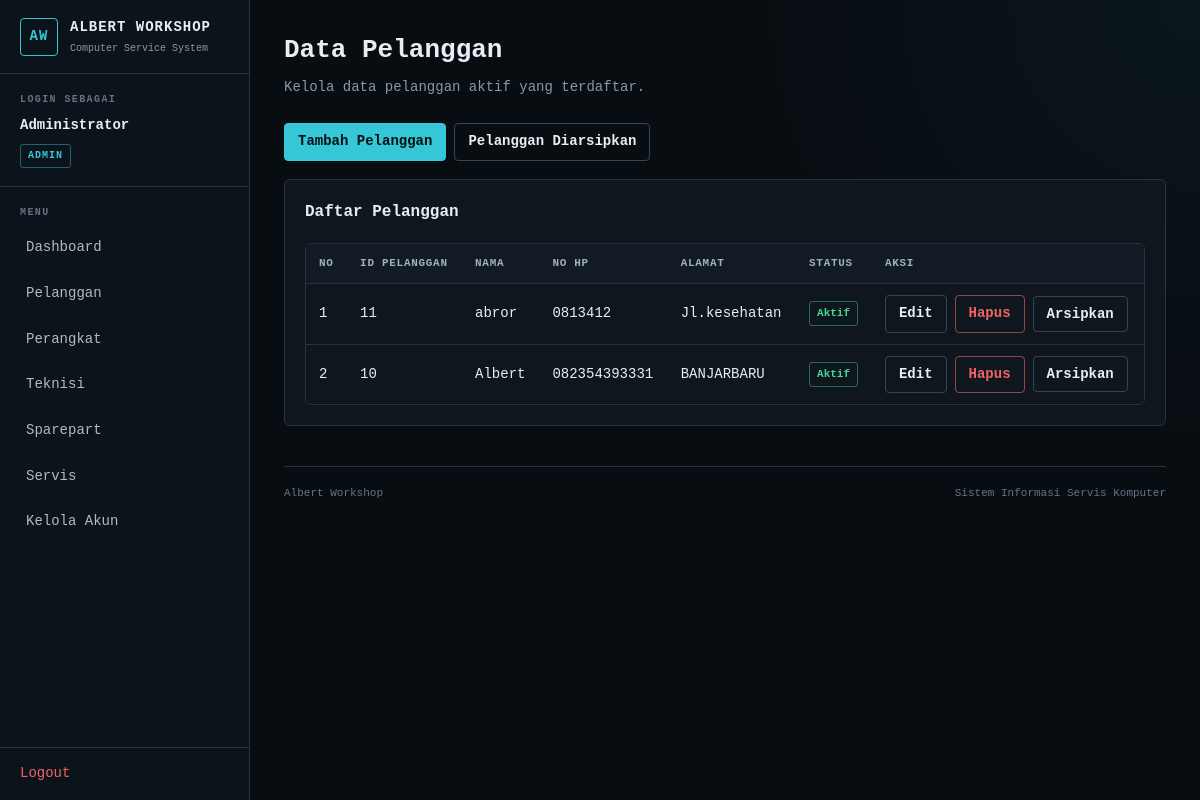
Screenshot of /pelanggan/index.php (signed in) with the database file from the repository.
### tables this page shows
CREATE TABLE `pelanggan` (
  `id_pelanggan` int NOT NULL,
  `nama` varchar(100) NOT NULL,
  `no_hp` varchar(20) NOT NULL,
  `alamat` text NOT NULL,
  `aktif` tinyint(1) NOT NULL DEFAULT '1'
);

### pelanggan/index.php (the view, shortened to what this page needs)
<?php
require '../config/koneksi.php';
$query = mysqli_query(
    $koneksi,
    "SELECT *
     FROM pelanggan
     WHERE aktif = 1
     ORDER BY id_pelanggan DESC"
);
require '../template/header.php';
require '../template/sidebar.php';
?>
<div class="page-header">
    <div>
        <h1>Data Pelanggan</h1>
        <p class="page-description">
            Kelola data pelanggan aktif yang terdaftar.
        </p>
    </div>
</div>
<div class="toolbar">
    <?php if ($_SESSION["role"] === "admin"): ?>
        <a
            href="tambah.php"
            class="btn"
        >
            Tambah Pelanggan
        </a>
        <a
            href="arsip.php"
            class="btn btn-secondary"
        >
            Pelanggan Diarsipkan
        </a>
    <?php endif; ?>
</div>
<section class="panel">
    <h2 class="panel-title">
        Daftar Pelanggan
    </h2>
    <?php if (mysqli_num_rows($query) > 0): ?>
        <div class="table-wrap">
            <table>
                <thead>
                    <tr>
                        <th>No</th>
                        <th>ID Pelanggan</th>
                        <th>Nama</th>
                        <th>No HP</th>
                        <th>Alamat</th>
                        <th>Status</th>
                        <?php if ($_SESSION["role"] === "admin"): ?>
                            <th>Aksi</th>
                        <?php endif; ?>
                    </tr>
                </thead>
                <tbody>
                <?php
                $no = 1;
                while ($data = mysqli_fetch_assoc($query)):
                ?>
                    <tr>
                        <td>
                            <?= $no++; ?>
                        </td>
                        <td>
                            <?= (int) $data["id_pelanggan"]; ?>
                        </td>
                        <td>
                            <?= htmlspecialchars(
                                $data["nama"]
                            ); ?>
                        </td>
                        <td>
                            <?= htmlspecialchars(
                                $data["no_hp"]
                            ); ?>
                        </td>
                        <td>
                            <?= htmlspecialchars(
                                $data["alamat"]
                            ); ?>
                        </td>
                        <td>
                            <span class="status status-success">
                                Aktif
                            </span>
                        </td>
                        <?php if ($_SESSION["role"] === "admin"): ?>
                            <td>
                                <div class="toolbar">
                                    <a
                                        href="edit.php?id=<?= $data["id_pelanggan"]; ?>"
                                        class="btn btn-secondary"
                                    >
                                        Edit
                                    </a>
                                    <a
                                        href="hapus.php?id=<?= $data["id_pelanggan"]; ?>"
                                        class="btn btn-danger"
                                        onclick="return confirm('Yakin ingin menghapus pelanggan ini?')"
                                    >
                                        Hapus
                                    </a>
                                    <form
                                        action="arsip.php"
                                        method="POST"
                                        style="display:inline;"
                                        onsubmit="return confirm('Arsipkan pelanggan ini?')"
                                    >
                                        <button
                                            type="submit"
                                            class="btn btn-secondary"
                                        >
                                            Arsipkan
                                        </button>
                                    </form>
                                </div>
                            </td>
                        <?php endif; ?>
                    </tr>
                <?php endwhile; ?>
                </tbody>
            </table>
        </div>
    <?php endif; ?>
</section>
<?php
require '../template/footer.php';
?>

### assets/css/style.css (style rules this page uses)
:root { --bg: #080d12; --surface: #0f161d; --surface-2: #151e27; --border: #263442; --border-light: #344555; --text: #e8eef4; --muted: #8999a8; --accent: #36c7d7; --accent-hover: #60d6e2; --success: #45d69a; --warning: #e8b84a; --danger: #ef6464; --sidebar-width: 250px; --radius: 6px; --font-main: "0xProto Nerd Font", monospace; }
* { box-sizing: border-box; }
html { color-scheme: dark; }
html, body { width: 100%; min-height: 100%; }
body { margin: 0; background: radial-gradient( circle at top right, rgba(54, 199, 215, 0.05), transparent 28rem ), var(--bg); color: var(--text); font-family: var(--font-main); font-size: 14px; line-height: 1.55; overflow-x: hidden; }
button, input, select, textarea, option { font-family: var(--font-main); }
a { color: var(--accent); text-decoration: none; }
h1, h2, h3 { margin-top: 0; color: var(--text); font-family: var(--font-main); font-weight: 700; }
h1 { font-size: 26px; }
h2 { font-size: 20px; }
p { line-height: 1.65; }
.main-content > * { max-width: 100%; }
.page-header { display: flex; align-items: flex-start; justify-content: space-between; gap: 20px; width: 100%; margin: 0 0 24px; }
.page-header h1 { margin: 0 0 6px; }
.page-description { margin: 0; color: var(--muted); }
.panel { width: 100%; margin: 0 0 22px; padding: 20px; background: var(--surface); border: 1px solid var(--border); border-radius: var(--radius); }
.panel-title { margin-bottom: 18px; font-size: 16px; }
.toolbar { display: flex; flex-wrap: wrap; align-items: center; gap: 8px; margin: 0 0 18px; }
td .toolbar { margin-bottom: 0; }
button, .btn { display: inline-flex; align-items: center; justify-content: center; min-height: 36px; padding: 7px 13px; background: var(--accent); border: 1px solid var(--accent); border-radius: 4px; color: #041013; font-family: var(--font-main); font-size: 14px; font-weight: 700; cursor: pointer; transition: background 0.15s ease, border-color 0.15s ease, color 0.15s ease; }
.btn-secondary { background: transparent; border-color: var(--border-light); color: var(--text); }
.btn-danger { background: transparent; border-color: rgba(239, 100, 100, 0.6); color: var(--danger); }
.table-wrap { width: 100%; overflow-x: auto; border: 1px solid var(--border); border-radius: var(--radius); }
table { width: 100%; border-collapse: collapse; background: var(--surface); border: 0 !important; }
thead { background: #121b23; }
th, td { padding: 11px 13px; border-bottom: 1px solid var(--border); text-align: left; vertical-align: middle; }
th { color: #9fb0bf; font-size: 11px; font-weight: 700; text-transform: uppercase; letter-spacing: 0.7px; }
tbody tr:last-child td { border-bottom: 0; }
.status { display: inline-flex; align-items: center; padding: 3px 7px; border: 1px solid var(--border); border-radius: 3px; font-size: 11px; font-weight: 700; }
.status-success { border-color: rgba(69, 214, 154, 0.45); color: var(--success); }

### rows the page displays
pelanggan: id_pelanggan "11", nama "abror", no_hp "0813412", alamat "Jl.kesehatan"
pelanggan: id_pelanggan "10", nama "Albert", no_hp "082354393331", alamat "BANJARBARU"

### other values shown
$nama "Administrator"
$role "ADMIN"
